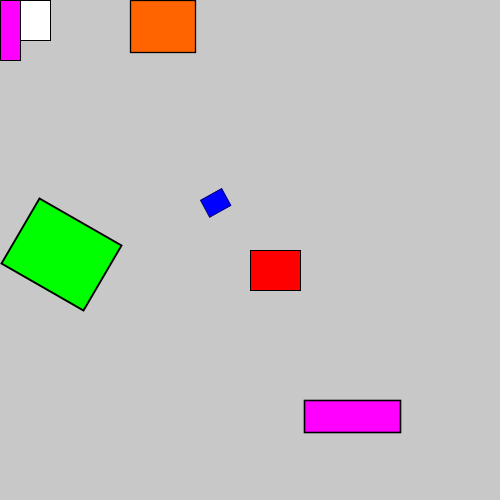
Frame 1 (no input)
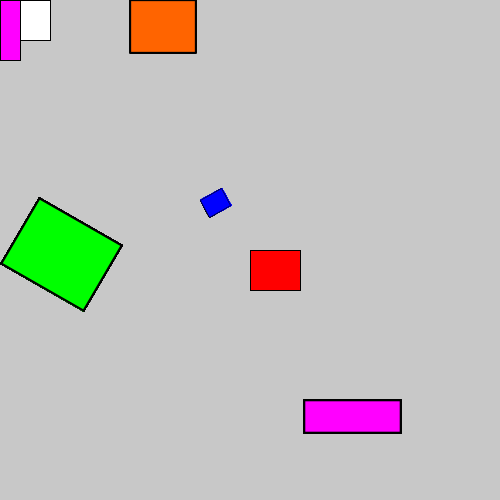
Frame 60 (the mouse pressed at the canvas centre just before this capture)
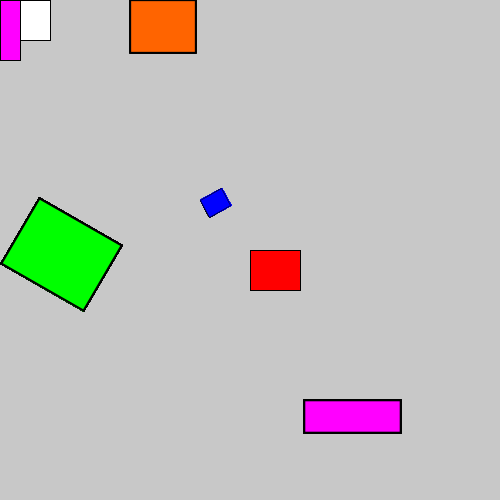
Frame 120 (the mouse held since frame 60 and released just before this capture)

The Processing sketch that drew these frames (run headless with seeded random() and noise(); from frame 60 on, the mouse is pressed at the canvas centre):

// Processing sketch: handson_usingtransformations
// ── handson_usingtransformations.pde
void setup()
{
  size(500,500);
  background(200);
}

void draw()
{
  fill(255);
  rect(0,0,50,40);
  
  pushMatrix(); // translate to middle of screen(red)
  fill(255,0,0);
  translate(250,250);
  rect(0,0,50,40);
  popMatrix();
  
  pushMatrix(); // scale->translate (orange)
  fill(255,100,0);
  scale(1.3);
  translate(100,0);
  rect(0,0,50,40);
  popMatrix();
  
  pushMatrix(); // scale->rotate->translate (green)
  fill(0,255,0);
  scale(1.9);
  rotate(radians(30));
  translate(70,80);
  rect(0,0,50,40);
  popMatrix();
  
  pushMatrix(); // scale->translate->rotate (blue)
  fill(0,0,255);
  scale(0.5);
  translate(400,400);
  rotate(-0.5);
  rect(0,0,50,40);
  popMatrix();
  
  fill(255,0,255);
  rect(0,0,20,60);
  pushMatrix(); // additional object (purple)
  scale(1.6);
  translate(250,250);
  rotate(radians(90));
  rect(0,0,20,60);
  popMatrix();
}
